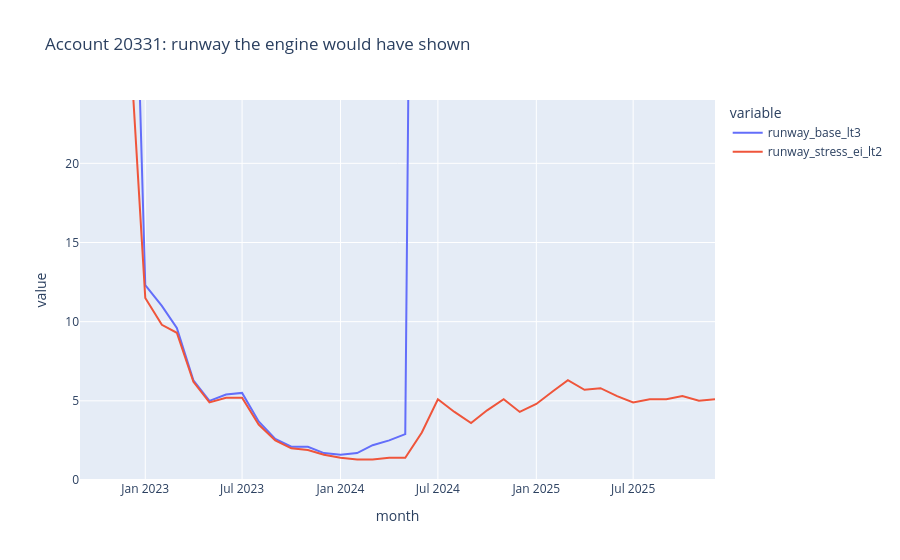

Here is the notebook cell this chart was saved with:
### Markdown cell above
## 9. Time machine for one defaulted customer

### Code cell
ew = discovery.early_warning()
acc = int(ew[(ew.defaulted == 1) & ew.lead_months.notna()].iloc[0].account_id)
tm = discovery.time_machine(acc)
px.line(tm, x='month', y=['runway_base_lt3', 'runway_stress_ei_lt2'], title=f'Account {acc}: runway the engine would have shown').update_yaxes(range=[0, 24]).show()
